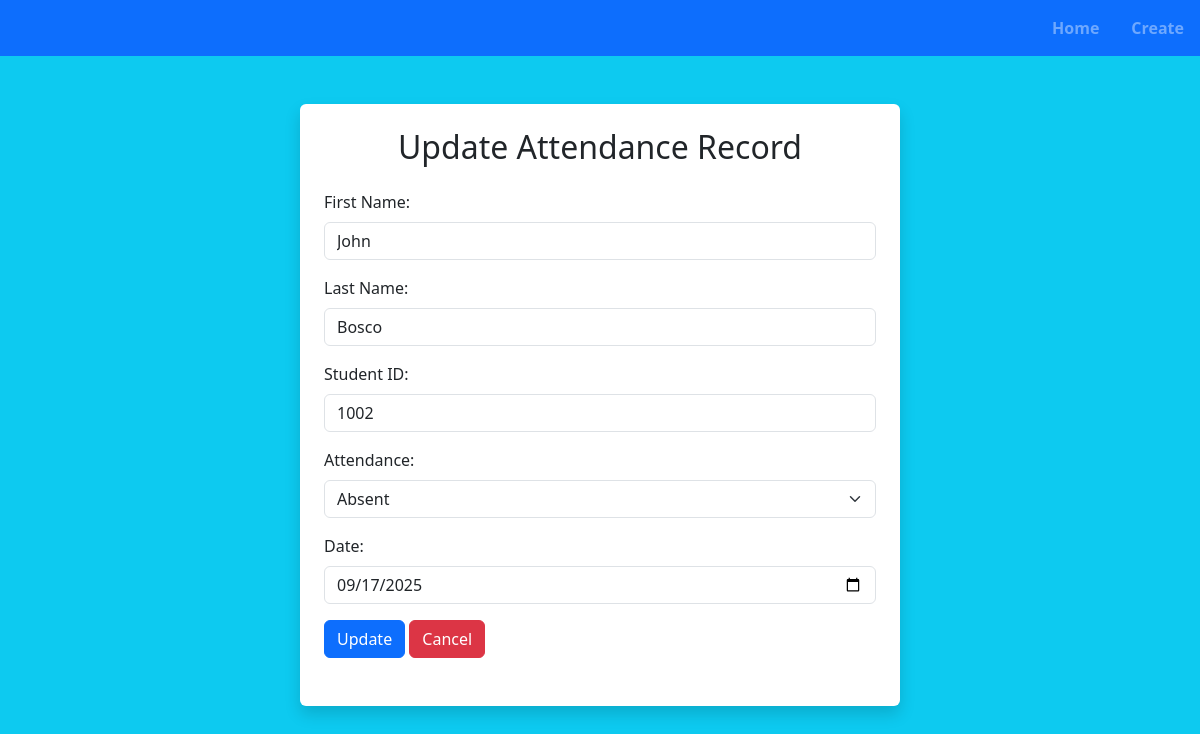
Page /update/7/ on the committed database.
### attendance/models.py (models this page shows, shortened)
class Student(models.Model):
    first_name = models.CharField(max_length=100)
    last_name = models.CharField(max_length=100)
    is_present = models.BooleanField(default=False)
    student_id = models.CharField(max_length=20, unique=True)
    date = models.DateField()

### attendance/views.py (the view, shortened to what this page needs)
# urls.py: path('update/<int:student_id>/', views.updateSingleStudent, name='edit_attendance'),
def updateSingleStudent(request, student_id):
    selected_student = Student.objects.get(id=student_id)
    context = {
        'student' : selected_student
    }
    return render(request, 'update.html', context)

### attendance/templates/update.html (shortened to what this page needs)
<!DOCTYPE html>
<html lang="en">
<head>
    <link href="https://cdn.jsdelivr.net/npm/bootstrap@5.3.8/dist/css/bootstrap.min.css" rel="stylesheet"
>
</head>
<body class="bg-info">
    <nav class="navbar bg-primary justify-content-end fw-bold" data-bs-theme="dark">
        <ul class="nav">
            <li class="nav-item"><a class="nav-link" href="{% url 'home' %}">Home</a></li>
            <li class="nav-item"><a class="nav-link" href="{% url 'create' %}">Create</a></li>
        </ul>
    </nav>
    <div class="container col-md-6 mt-5 shadow bg-white p-4 rounded">
        <h2 class="text-center mb-4">Update Attendance Record</h2>
        <form method="POST" action="{% url 'edit_attendance' student.id %}">
            <div class="mb-3">
                <label for="first_name" class="form-label">First Name:</label>
                <input type="text" class="form-control" id="first_name" name="first_name"
                    value="{{ student.first_name }}">
            </div>
            <div class="mb-3">
                <label for="last_name" class="form-label">Last Name:</label>
                <input type="text" class="form-control" id="last_name" name="last_name" value="{{ student.last_name }}">
            </div>
            <div class="mb-3">
                <label for="student_id" class="form-label">Student ID:</label>
                <input type="text" class="form-control" id="student_id" name="student_id"
                    value="{{ student.student_id }}">
            </div>
            <div class="mb-3">
                <label for="is_present" class="form-label">Attendance:</label>
                <select class="form-select" id="is_present" name="is_present">
                    <option value="false" {{ student.is_present|yesno:",selected" }}>Absent</option>
                </select>
            </div>
            <div class="mb-3">
                <label for="date" class="form-label">Date:</label>
                <input type="date" class="form-control" id="date" name="date" value="{{ student.date|date:'Y-m-d' }}">
            </div>
            <button type="submit" class="btn btn-primary btn-block mb-4">Update</button>
            <a href="{% url 'home' %}" class="btn btn-danger btn-block mb-4">Cancel</a>
        </form>
    </div>
</body>
</html>

### rows in the picture
Student: first_name "John", last_name "Bosco", student_id "1002", date "09/17/2025"
